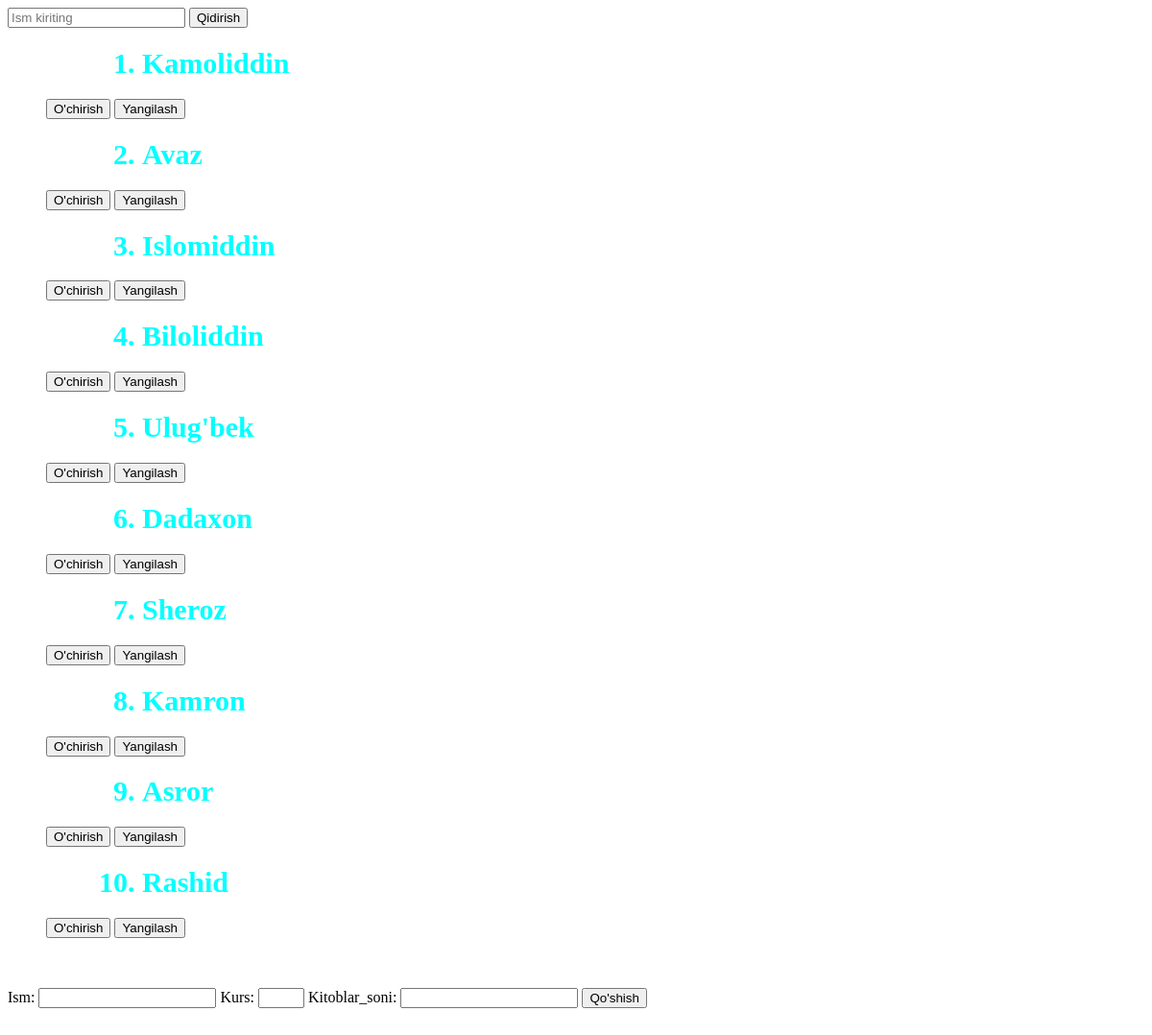
The app's page /student/, older data.
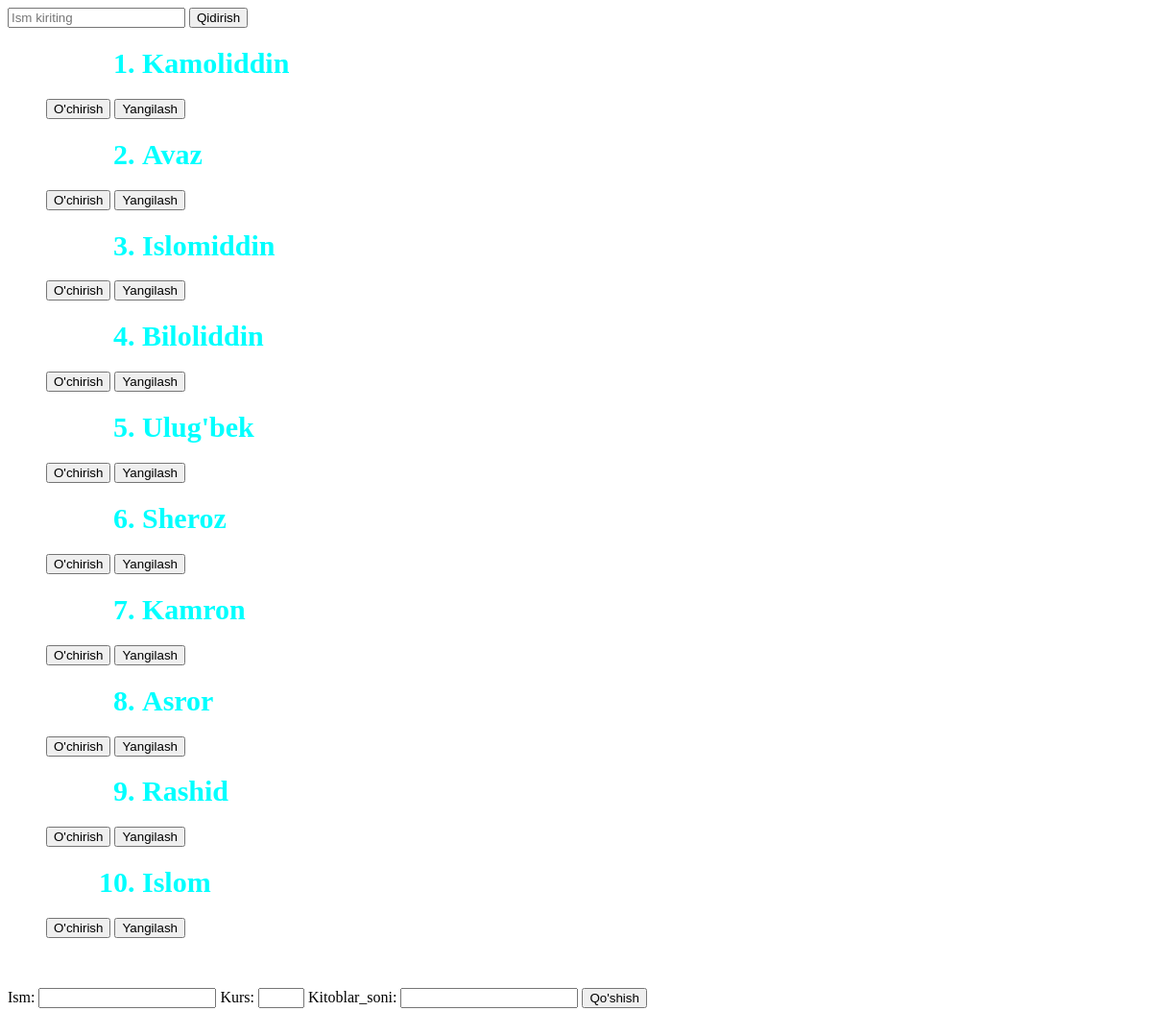
The same page, newer data.
### asosiy/models.py (models this page shows)
class Talaba(models.Model):
    ism = models.CharField(max_length=30)
    kurs = models.PositiveSmallIntegerField()
    kitoblar_soni = models.PositiveSmallIntegerField(default=0)
    def __str__(self):
        return self.ism

### asosiy/views.py (the view, shortened to what this page needs)
# urls.py: path('student/', student),
def student(request):
    s = Talaba.objects.all()
    soz = request.GET.get("qidiruv_sozi")
    if soz is not None:
        s = Talaba.objects.filter(ism__contains=soz)
    data = {
        "books": s,
        "forma": TalabaForm()
    }
    return render(request, 'studentlar.html', data)

### asosiy/forms.py
class TalabaForm(forms.Form):
    i = forms.CharField(label='Ism', max_length=30, min_length=3)
    k = forms.IntegerField(label="Kurs", max_value=7, min_value=1)
    k_s = forms.IntegerField(label="Kitoblar_soni")

### templates/studentlar.html (shortened to what this page needs)
<!DOCTYPE html>
<html lang="en">
<head>
</head>
<body>
<form method="get">
    <input type="text" placeholder="Ism kiriting" name="qidiruv_sozi">
    <button>Qidirish</button>
</form>
<ol>
    {% for i in books %}
    <h2><li style="color:aqua; font-size: 30px; width: 50pxl height: 50px; margin-left: 100px">{{ i }} </li></h2>
    <a href="/talaba_ochir/{{i.id}}"><button>O'chirish</button></a>
    <a href="/talaba_update/{{i.id}}"><button>Yangilash</button></a>
    {% endfor %}
</ol>
<br>
<br>
<form method="post">{% csrf_token %}
    {{ forma }}
    <button>Qo'shish</button>
</form>
<br>
<br>
</body>
</html>

Row changes from the older to the newer data that the page shows:
removed Talaba: ism "Dadaxon"
added Talaba: ism "Islom"
